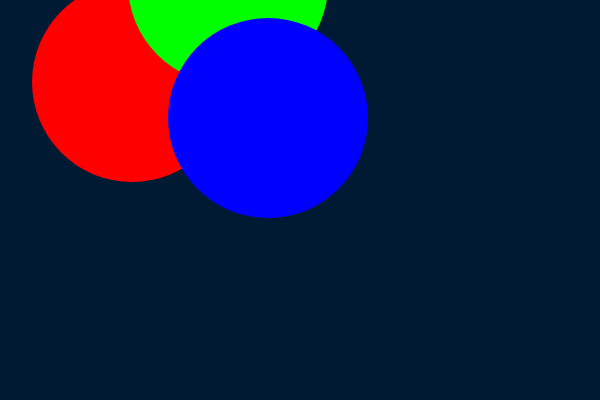
Frame 1 (no input)
Frame 60 (no input): identical to frame 1, image omitted
Frame 120 (the mouse pressed at the canvas centre since frame 60): identical to frame 1, image omitted

The p5.js sketch that drew this single still picture (run headless with seeded random() and noise() and a simulated clock; from frame 60 on, the mouse is pressed at the canvas centre):

// p5.js sketch
// ── sketch.js
function setup() {
createCanvas(600, 400);
noStroke();
}
function draw() {
background(0, 26, 51); // Dark blue color
fill(255, 0, 0); // Red color
ellipse(132, 82, 200, 200); // Red circle
fill(0, 255, 0); // Green color
ellipse(228, -16, 200, 200); // Green circle
fill(0, 0, 255); // Blue color
ellipse(268, 118, 200, 200); // Blue circle
}
